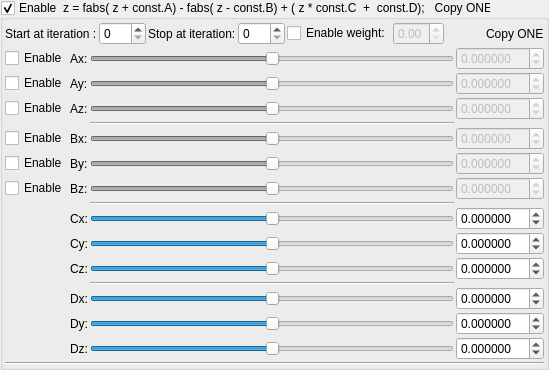
    <widget class="MyGroupBox" name="groupCheck_transform_fabsFormulaABCD1_enabled">
     <property name="title">
      <string>Enable  z = fabs( z + const.A) - fabs( z - const.B) + ( z * const.C  +  const.D);   Copy ONE</string>
     </property>
     <property name="checkable">
      <bool>true</bool>
     </property>
     <layout class="QVBoxLayout" name="verticalLayout_16" stretch="0,0,0">
      <property name="spacing">
       <number>2</number>
      </property>
      <property name="leftMargin">
       <number>2</number>
      </property>
      <property name="topMargin">
       <number>2</number>
      </property>
      <property name="rightMargin">
       <number>2</number>
      </property>
      <property name="bottomMargin">
       <number>2</number>
      </property>
      <item>
       <layout class="QGridLayout" name="gridLayout_27">
        <property name="spacing">
         <number>2</number>
        </property>
        <item row="0" column="0">
         <widget class="QLabel" name="label_67">
          <property name="text">
           <string>Start at iteration :</string>
          </property>
         </widget>
        </item>
        <item row="0" column="3">
         <widget class="MySpinBox" name="spinboxInt_transform_fabsFormulaABCD1_stop_iterations">
          <property name="sizePolicy">
           <sizepolicy hsizetype="Minimum" vsizetype="Maximum">
            <horstretch>0</horstretch>
            <verstretch>0</verstretch>
           </sizepolicy>
          </property>
          <property name="maximum">
           <number>250</number>
          </property>
         </widget>
        </item>
        <item row="0" column="8">
         <spacer name="horizontalSpacer_14">
          <property name="orientation">
           <enum>Qt::Horizontal</enum>
          </property>
          <property name="sizeHint" stdset="0">
           <size>
            <width>40</width>
            <height>20</height>
           </size>
          </property>
         </spacer>
        </item>
        <item row="0" column="2">
         <widget class="QLabel" name="label_66">
          <property name="text">
           <string>Stop at iteration:</string>
          </property>
         </widget>
        </item>
        <item row="0" column="1">
         <widget class="MySpinBox" name="spinboxInt_transform_fabsFormulaABCD1_start_iterations">
          <property name="sizePolicy">
           <sizepolicy hsizetype="Minimum" vsizetype="Maximum">
            <horstretch>0</horstretch>
            <verstretch>0</verstretch>
           </sizepolicy>
          </property>
          <property name="maximum">
           <number>250</number>
          </property>
         </widget>
        </item>
        <item row="0" column="9">
         <widget class="QLabel" name="label_115">
          <property name="text">
           <string>Copy ONE</string>
          </property>
         </widget>
        </item>
        <item row="0" column="6">
         <widget class="QCheckBox" name="checkBox_transform_fabsFormulaABCD1_weight_enabled">
          <property name="text">
           <string>Enable weight:</string>
          </property>
         </widget>
        </item>
        <item row="0" column="7">
         <widget class="MyDoubleSpinBox" name="spinbox_transform_fabsFormulaABCD1_weight">
          <property name="enabled">
           <bool>false</bool>
          </property>
          <property name="sizePolicy">
           <sizepolicy hsizetype="Minimum" vsizetype="Maximum">
            <horstretch>0</horstretch>
            <verstretch>0</verstretch>
           </sizepolicy>
          </property>
          <property name="decimals">
           <number>2</number>
          </property>
          <property name="minimum">
           <double>0.000000000000000</double>
          </property>
          <property name="maximum">
           <double>1.000000000000000</double>
          </property>
          <property name="singleStep">
           <double>0.100000000000000</double>
          </property>
         </widget>
        </item>
       </layout>
      </item>
      <item>
       <layout class="QGridLayout" name="gridLayout_28">
        <property name="spacing">
         <number>2</number>
        </property>
        <item row="11" column="3">
         <widget class="Line" name="line_29">
          <property name="orientation">
           <enum>Qt::Horizontal</enum>
          </property>
         </widget>
        </item>
        <item row="6" column="0">
         <widget class="QCheckBox" name="checkBox_transform_fabsFormulaABCD1_enabled_Bz">
          <property name="text">
           <string>Enable</string>
          </property>
         </widget>
        </item>
        <item row="4" column="0">
         <widget class="QCheckBox" name="checkBox_transform_fabsFormulaABCD1_enabled_Bx">
          <property name="text">
           <string>Enable</string>
          </property>
         </widget>
        </item>
        <item row="10" column="4">
         <widget class="MyDoubleSpinBox" name="spinbox3_transform_fabsFormulaABCD1C_z">
          <property name="sizePolicy">
           <sizepolicy hsizetype="Minimum" vsizetype="Maximum">
            <horstretch>0</horstretch>
            <verstretch>0</verstretch>
           </sizepolicy>
          </property>
          <property name="decimals">
           <number>6</number>
          </property>
          <property name="minimum">
           <double>-99.989999999999995</double>
          </property>
          <property name="maximum">
           <double>99.989999999999995</double>
          </property>
          <property name="singleStep">
           <double>0.100000000000000</double>
          </property>
         </widget>
        </item>
        <item row="5" column="1">
         <widget class="QLabel" name="label_95">
          <property name="text">
           <string>By:</string>
          </property>
         </widget>
        </item>
        <item row="5" column="3">
         <widget class="QSlider" name="slider3_transform_fabsFormulaABCD1B_y">
          <property name="enabled">
           <bool>false</bool>
          </property>
          <property name="sizePolicy">
           <sizepolicy hsizetype="Expanding" vsizetype="Maximum">
            <horstretch>0</horstretch>
            <verstretch>0</verstretch>
           </sizepolicy>
          </property>
          <property name="minimum">
           <number>-5000000</number>
          </property>
          <property name="maximum">
           <number>5000000</number>
          </property>
          <property name="orientation">
           <enum>Qt::Horizontal</enum>
          </property>
         </widget>
        </item>
        <item row="2" column="1">
         <widget class="QLabel" name="label_70">
          <property name="text">
           <string>Az:</string>
          </property>
         </widget>
        </item>
        <item row="12" column="4">
         <widget class="MyDoubleSpinBox" name="spinbox3_transform_fabsFormulaABCD1D_x">
          <property name="sizePolicy">
           <sizepolicy hsizetype="Minimum" vsizetype="Maximum">
            <horstretch>0</horstretch>
            <verstretch>0</verstretch>
           </sizepolicy>
          </property>
          <property name="prefix">
           <string/>
          </property>
          <property name="decimals">
           <number>6</number>
          </property>
          <property name="minimum">
           <double>-99.989999999999995</double>
          </property>
          <property name="singleStep">
           <double>0.100000000000000</double>
          </property>
         </widget>
        </item>
        <item row="6" column="1">
         <widget class="QLabel" name="label_96">
          <property name="text">
           <string>Bz:</string>
          </property>
         </widget>
        </item>
        <item row="1" column="1">
         <widget class="QLabel" name="label_68">
          <property name="text">
           <string>Ay:</string>
          </property>
         </widget>
        </item>
        <item row="2" column="3">
         <widget class="QSlider" name="slider3_transform_fabsFormulaABCD1A_z">
          <property name="enabled">
           <bool>false</bool>
          </property>
          <property name="sizePolicy">
           <sizepolicy hsizetype="Expanding" vsizetype="Maximum">
            <horstretch>0</horstretch>
            <verstretch>0</verstretch>
           </sizepolicy>
          </property>
          <property name="minimum">
           <number>-5000000</number>
          </property>
          <property name="maximum">
           <number>5000000</number>
          </property>
          <property name="orientation">
           <enum>Qt::Horizontal</enum>
          </property>
         </widget>
        </item>
        <item row="0" column="1">
         <widget class="QLabel" name="label_69">
          <property name="text">
           <string>Ax:</string>
          </property>
         </widget>
        </item>
        <item row="0" column="4">
         <widget class="MyDoubleSpinBox" name="spinbox3_transform_fabsFormulaABCD1A_x">
          <property name="enabled">
           <bool>false</bool>
          </property>
          <property name="sizePolicy">
           <sizepolicy hsizetype="Minimum" vsizetype="Maximum">
            <horstretch>0</horstretch>
            <verstretch>0</verstretch>
           </sizepolicy>
          </property>
          <property name="prefix">
           <string/>
          </property>
          <property name="decimals">
           <number>6</number>
          </property>
          <property name="minimum">
           <double>-99.989999999999995</double>
          </property>
          <property name="singleStep">
           <double>0.100000000000000</double>
          </property>
         </widget>
        </item>
        <item row="0" column="3">
         <widget class="QSlider" name="slider3_transform_fabsFormulaABCD1A_x">
          <property name="enabled">
           <bool>false</bool>
          </property>
          <property name="sizePolicy">
           <sizepolicy hsizetype="Expanding" vsizetype="Maximum">
            <horstretch>0</horstretch>
            <verstretch>0</verstretch>
           </sizepolicy>
          </property>
          <property name="minimum">
           <number>-5000000</number>
          </property>
          <property name="maximum">
           <number>5000000</number>
          </property>
          <property name="value">
           <number>0</number>
          </property>
          <property name="sliderPosition">
           <number>0</number>
          </property>
          <property name="orientation">
           <enum>Qt::Horizontal</enum>
          </property>
         </widget>
        </item>
        <item row="1" column="3">
         <widget class="QSlider" name="slider3_transform_fabsFormulaABCD1A_y">
          <property name="enabled">
           <bool>false</bool>
          </property>
          <property name="sizePolicy">
           <sizepolicy hsizetype="Expanding" vsizetype="Maximum">
            <horstretch>0</horstretch>
            <verstretch>0</verstretch>
           </sizepolicy>
          </property>
          <property name="minimum">
           <number>-5000000</number>
          </property>
          <property name="maximum">
           <number>5000000</number>
          </property>
          <property name="orientation">
           <enum>Qt::Horizontal</enum>
          </property>
         </widget>
        </item>
        <item row="6" column="3">
         <widget class="QSlider" name="slider3_transform_fabsFormulaABCD1B_z">
          <property name="enabled">
           <bool>false</bool>
          </property>
          <property name="sizePolicy">
           <sizepolicy hsizetype="Expanding" vsizetype="Maximum">
            <horstretch>0</horstretch>
            <verstretch>0</verstretch>
           </sizepolicy>
          </property>
          <property name="minimum">
           <number>-5000000</number>
          </property>
          <property name="maximum">
           <number>5000000</number>
          </property>
          <property name="orientation">
           <enum>Qt::Horizontal</enum>
          </property>
         </widget>
        </item>
        <item row="1" column="4">
         <widget class="MyDoubleSpinBox" name="spinbox3_transform_fabsFormulaABCD1A_y">
          <property name="enabled">
           <bool>false</bool>
          </property>
          <property name="sizePolicy">
           <sizepolicy hsizetype="Minimum" vsizetype="Maximum">
            <horstretch>0</horstretch>
            <verstretch>0</verstretch>
           </sizepolicy>
          </property>
          <property name="decimals">
           <number>6</number>
          </property>
          <property name="minimum">
           <double>-99.989999999999995</double>
          </property>
          <property name="maximum">
           <double>99.989999999999995</double>
          </property>
          <property name="singleStep">
           <double>0.100000000000000</double>
          </property>
         </widget>
        </item>
        <item row="4" column="3">
         <widget class="QSlider" name="slider3_transform_fabsFormulaABCD1B_x">
          <property name="enabled">
           <bool>false</bool>
          </property>
          <property name="sizePolicy">
           <sizepolicy hsizetype="Expanding" vsizetype="Maximum">
            <horstretch>0</horstretch>
            <verstretch>0</verstretch>
           </sizepolicy>
          </property>
          <property name="minimum">
           <number>-5000000</number>
          </property>
          <property name="maximum">
           <number>5000000</number>
          </property>
          <property name="orientation">
           <enum>Qt::Horizontal</enum>
          </property>
         </widget>
        </item>
        <item row="2" column="4">
         <widget class="MyDoubleSpinBox" name="spinbox3_transform_fabsFormulaABCD1A_z">
          <property name="enabled">
           <bool>false</bool>
          </property>
          <property name="sizePolicy">
           <sizepolicy hsizetype="Minimum" vsizetype="Maximum">
            <horstretch>0</horstretch>
            <verstretch>0</verstretch>
           </sizepolicy>
          </property>
          <property name="decimals">
           <number>6</number>
          </property>
          <property name="minimum">
           <double>-99.989999999999995</double>
          </property>
          <property name="maximum">
           <double>99.989999999999995</double>
          </property>
          <property name="singleStep">
           <double>0.100000000000000</double>
          </property>
         </widget>
        </item>
        <item row="2" column="0">
         <widget class="QCheckBox" name="checkBox_transform_fabsFormulaABCD1_enabled_Az">
          <property name="text">
           <string>Enable</string>
          </property>
         </widget>
        </item>
        <item row="5" column="4">
         <widget class="MyDoubleSpinBox" name="spinbox3_transform_fabsFormulaABCD1B_y">
          <property name="enabled">
           <bool>false</bool>
          </property>
          <property name="sizePolicy">
           <sizepolicy hsizetype="Minimum" vsizetype="Maximum">
            <horstretch>0</horstretch>
            <verstretch>0</verstretch>
           </sizepolicy>
          </property>
          <property name="decimals">
           <number>6</number>
          </property>
          <property name="minimum">
           <double>-99.989999999999995</double>
          </property>
          <property name="maximum">
           <double>99.989999999999995</double>
          </property>
          <property name="singleStep">
           <double>0.100000000000000</double>
          </property>
         </widget>
        </item>
        <item row="8" column="3">
         <widget class="QSlider" name="slider3_transform_fabsFormulaABCD1C_x">
          <property name="sizePolicy">
           <sizepolicy hsizetype="Expanding" vsizetype="Maximum">
            <horstretch>0</horstretch>
            <verstretch>0</verstretch>
           </sizepolicy>
          </property>
          <property name="minimum">
           <number>-5000000</number>
          </property>
          <property name="maximum">
           <number>5000000</number>
          </property>
          <property name="orientation">
           <enum>Qt::Horizontal</enum>
          </property>
         </widget>
        </item>
        <item row="4" column="4">
         <widget class="MyDoubleSpinBox" name="spinbox3_transform_fabsFormulaABCD1B_x">
          <property name="enabled">
           <bool>false</bool>
          </property>
          <property name="sizePolicy">
           <sizepolicy hsizetype="Minimum" vsizetype="Maximum">
            <horstretch>0</horstretch>
            <verstretch>0</verstretch>
           </sizepolicy>
          </property>
          <property name="prefix">
           <string/>
          </property>
          <property name="decimals">
           <number>6</number>
          </property>
          <property name="minimum">
           <double>-99.989999999999995</double>
          </property>
          <property name="singleStep">
           <double>0.100000000000000</double>
          </property>
         </widget>
        </item>
        <item row="9" column="3">
         <widget class="QSlider" name="slider3_transform_fabsFormulaABCD1C_y">
          <property name="sizePolicy">
           <sizepolicy hsizetype="Expanding" vsizetype="Maximum">
            <horstretch>0</horstretch>
            <verstretch>0</verstretch>
           </sizepolicy>
          </property>
          <property name="minimum">
           <number>-5000000</number>
          </property>
          <property name="maximum">
           <number>5000000</number>
          </property>
          <property name="orientation">
           <enum>Qt::Horizontal</enum>
          </property>
         </widget>
        </item>
        <item row="10" column="3">
         <widget class="QSlider" name="slider3_transform_fabsFormulaABCD1C_z">
          <property name="sizePolicy">
           <sizepolicy hsizetype="Expanding" vsizetype="Maximum">
            <horstretch>0</horstretch>
            <verstretch>0</verstretch>
           </sizepolicy>
          </property>
          <property name="minimum">
           <number>-5000000</number>
          </property>
          <property name="maximum">
           <number>5000000</number>
          </property>
          <property name="orientation">
           <enum>Qt::Horizontal</enum>
          </property>
         </widget>
        </item>
        <item row="8" column="1">
         <widget class="QLabel" name="label_99">
          <property name="text">
           <string>Cx:</string>
          </property>
         </widget>
        </item>
        <item row="9" column="4">
         <widget class="MyDoubleSpinBox" name="spinbox3_transform_fabsFormulaABCD1C_y">
          <property name="sizePolicy">
           <sizepolicy hsizetype="Minimum" vsizetype="Maximum">
            <horstretch>0</horstretch>
            <verstretch>0</verstretch>
           </sizepolicy>
          </property>
          <property name="decimals">
           <number>6</number>
          </property>
          <property name="minimum">
           <double>-99.989999999999995</double>
          </property>
          <property name="maximum">
           <double>99.989999999999995</double>
          </property>
          <property name="singleStep">
           <double>0.100000000000000</double>
          </property>
         </widget>
        </item>
        <item row="6" column="4">
         <widget class="MyDoubleSpinBox" name="spinbox3_transform_fabsFormulaABCD1B_z">
          <property name="enabled">
           <bool>false</bool>
          </property>
          <property name="sizePolicy">
           <sizepolicy hsizetype="Minimum" vsizetype="Maximum">
            <horstretch>0</horstretch>
            <verstretch>0</verstretch>
           </sizepolicy>
          </property>
          <property name="decimals">
           <number>6</number>
          </property>
          <property name="minimum">
           <double>-99.989999999999995</double>
          </property>
          <property name="maximum">
           <double>99.989999999999995</double>
          </property>
          <property name="singleStep">
           <double>0.100000000000000</double>
          </property>
         </widget>
        </item>
        <item row="9" column="1">
         <widget class="QLabel" name="label_100">
          <property name="text">
           <string>Cy:</string>
          </property>
         </widget>
        </item>
        <item row="8" column="4">
         <widget class="MyDoubleSpinBox" name="spinbox3_transform_fabsFormulaABCD1C_x">
          <property name="sizePolicy">
           <sizepolicy hsizetype="Minimum" vsizetype="Maximum">
            <horstretch>0</horstretch>
            <verstretch>0</verstretch>
           </sizepolicy>
          </property>
          <property name="prefix">
           <string/>
          </property>
          <property name="decimals">
           <number>6</number>
          </property>
          <property name="minimum">
           <double>-99.989999999999995</double>
          </property>
          <property name="singleStep">
           <double>0.100000000000000</double>
          </property>
         </widget>
        </item>
        <item row="10" column="1">
         <widget class="QLabel" name="label_101">
          <property name="text">
           <string>Cz:</string>
          </property>
         </widget>
        </item>
        <item row="13" column="3">
         <widget class="QSlider" name="slider3_transform_fabsFormulaABCD1D_y">
          <property name="sizePolicy">
           <sizepolicy hsizetype="Expanding" vsizetype="Maximum">
            <horstretch>0</horstretch>
            <verstretch>0</verstretch>
           </sizepolicy>
          </property>
          <property name="minimum">
           <number>-5000000</number>
          </property>
          <property name="maximum">
           <number>5000000</number>
          </property>
          <property name="orientation">
           <enum>Qt::Horizontal</enum>
          </property>
         </widget>
        </item>
        <item row="14" column="4">
         <widget class="MyDoubleSpinBox" name="spinbox3_transform_fabsFormulaABCD1D_z">
          <property name="sizePolicy">
           <sizepolicy hsizetype="Minimum" vsizetype="Maximum">
            <horstretch>0</horstretch>
            <verstretch>0</verstretch>
           </sizepolicy>
          </property>
          <property name="decimals">
           <number>6</number>
          </property>
          <property name="minimum">
           <double>-99.989999999999995</double>
          </property>
          <property name="maximum">
           <double>99.989999999999995</double>
          </property>
          <property name="singleStep">
           <double>0.100000000000000</double>
          </property>
         </widget>
        </item>
        <item row="14" column="1">
         <widget class="QLabel" name="label_104">
          <property name="text">
           <string>Dz:</string>
          </property>
         </widget>
        </item>
        <item row="1" column="0">
         <widget class="QCheckBox" name="checkBox_transform_fabsFormulaABCD1_enabled_Ay">
          <property name="text">
           <string>Enable</string>
          </property>
         </widget>
        </item>
        <item row="4" column="1">
         <widget class="QLabel" name="label_94">
          <property name="text">
           <string>Bx:</string>
          </property>
         </widget>
        </item>
        <item row="0" column="0">
         <widget class="QCheckBox" name="checkBox_transform_fabsFormulaABCD1_enabled_Ax">
          <property name="text">
           <string>Enable</string>
          </property>
         </widget>
        </item>
        <item row="12" column="1">
         <widget class="QLabel" name="label_102">
          <property name="text">
           <string>Dx:</string>
          </property>
         </widget>
        </item>
        <item row="14" column="3">
         <widget class="QSlider" name="slider3_transform_fabsFormulaABCD1D_z">
          <property name="sizePolicy">
           <sizepolicy hsizetype="Expanding" vsizetype="Maximum">
            <horstretch>0</horstretch>
            <verstretch>0</verstretch>
           </sizepolicy>
          </property>
          <property name="minimum">
           <number>-5000000</number>
          </property>
          <property name="maximum">
           <number>5000000</number>
          </property>
          <property name="orientation">
           <enum>Qt::Horizontal</enum>
          </property>
         </widget>
        </item>
        <item row="13" column="1">
         <widget class="QLabel" name="label_103">
          <property name="text">
           <string>Dy:</string>
          </property>
         </widget>
        </item>
        <item row="13" column="4">
         <widget class="MyDoubleSpinBox" name="spinbox3_transform_fabsFormulaABCD1D_y">
          <property name="sizePolicy">
           <sizepolicy hsizetype="Minimum" vsizetype="Maximum">
            <horstretch>0</horstretch>
            <verstretch>0</verstretch>
           </sizepolicy>
          </property>
          <property name="decimals">
           <number>6</number>
          </property>
          <property name="minimum">
           <double>-99.989999999999995</double>
          </property>
          <property name="maximum">
           <double>99.989999999999995</double>
          </property>
          <property name="singleStep">
           <double>0.100000000000000</double>
          </property>
         </widget>
        </item>
        <item row="12" column="3">
         <widget class="QSlider" name="slider3_transform_fabsFormulaABCD1D_x">
          <property name="sizePolicy">
           <sizepolicy hsizetype="Expanding" vsizetype="Maximum">
            <horstretch>0</horstretch>
            <verstretch>0</verstretch>
           </sizepolicy>
          </property>
          <property name="minimum">
           <number>-5000000</number>
          </property>
          <property name="maximum">
           <number>5000000</number>
          </property>
          <property name="orientation">
           <enum>Qt::Horizontal</enum>
          </property>
         </widget>
        </item>
        <item row="5" column="0">
         <widget class="QCheckBox" name="checkBox_transform_fabsFormulaABCD1_enabled_By">
          <property name="text">
           <string>Enable</string>
          </property>
         </widget>
        </item>
        <item row="7" column="3">
         <widget class="Line" name="line_31">
          <property name="orientation">
           <enum>Qt::Horizontal</enum>
          </property>
         </widget>
        </item>
        <item row="3" column="3">
         <widget class="Line" name="line_32">
          <property name="orientation">
           <enum>Qt::Horizontal</enum>
          </property>
         </widget>
        </item>
       </layout>
      </item>
      <item>
       <widget class="Line" name="line_10">
        <property name="orientation">
         <enum>Qt::Horizontal</enum>
        </property>
       </widget>
      </item>
     </layout>
    </widget>
